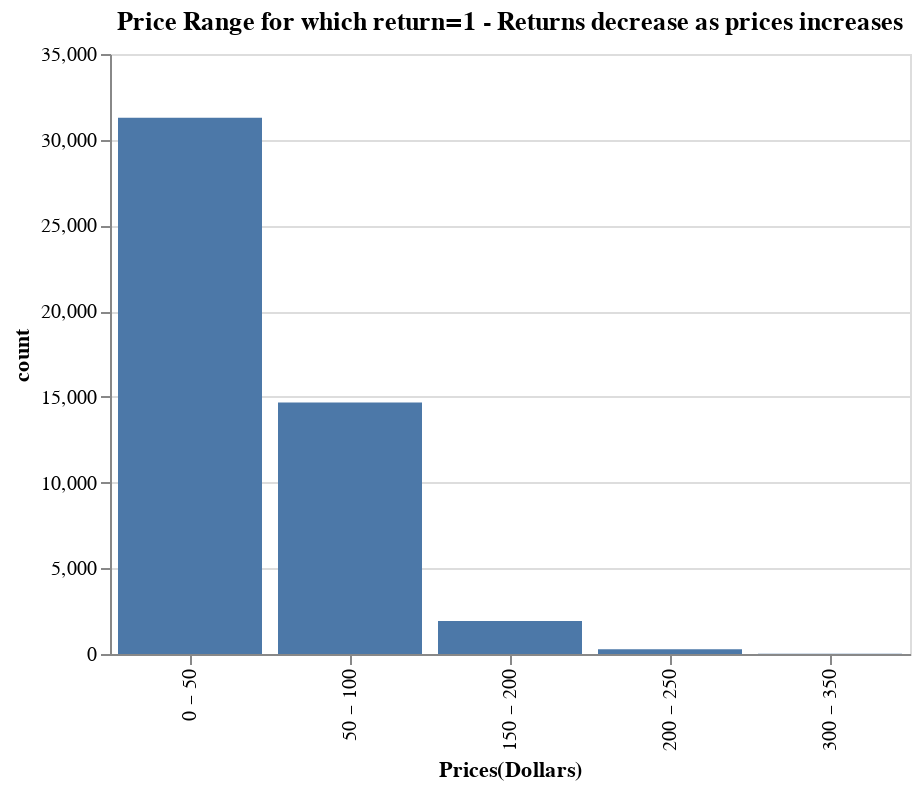

The notebook cell this image was saved under:
### Code cell
price_bins_1= visualize_price_ranges(training_df,1)
price_chart = alt.Chart(price_bins_1).mark_bar().encode(
      alt.X('item_price:N', bin=True, title='Prices(Dollars)'),
      alt.Y('count:Q', title='count')
  ).properties(
      title = "Price Range for which return=1 - Returns decrease as prices increases",
      width=400,
      height=300
  )
price_chart

### Figure 1 — Vega-Lite specification as saved in the notebook (floating-point values rounded to 4 significant figures)
{"config": {"view": {"continuousWidth": 400, "continuousHeight": 300}}, "data": {"name": "data-49d0ef456eecb0f2ad8cd62684a4bb0c"}, "mark": "bar", "encoding": {"x": {"bin": true, "field": "item_price", "title": "Prices(Dollars)", "type": "nominal"}, "y": {"field": "count", "title": "count", "type": "quantitative"}}, "height": 300, "title": "Price Range for which return=1 - Returns decrease as prices increases", "width": 400, "$schema": "https://vega.github.io/schema/vega-lite/v4.17.0.json", "datasets": {"data-49d0ef456eecb0f2ad8cd62684a4bb0c": [{"item_price": "0.4", "count": 31283}, {"item_price": "79.99", "count": 14673}, {"item_price": "159.98", "count": 1932}, {"item_price": "239.97", "count": 272}, {"item_price": "319.96", "count": 14}]}}
